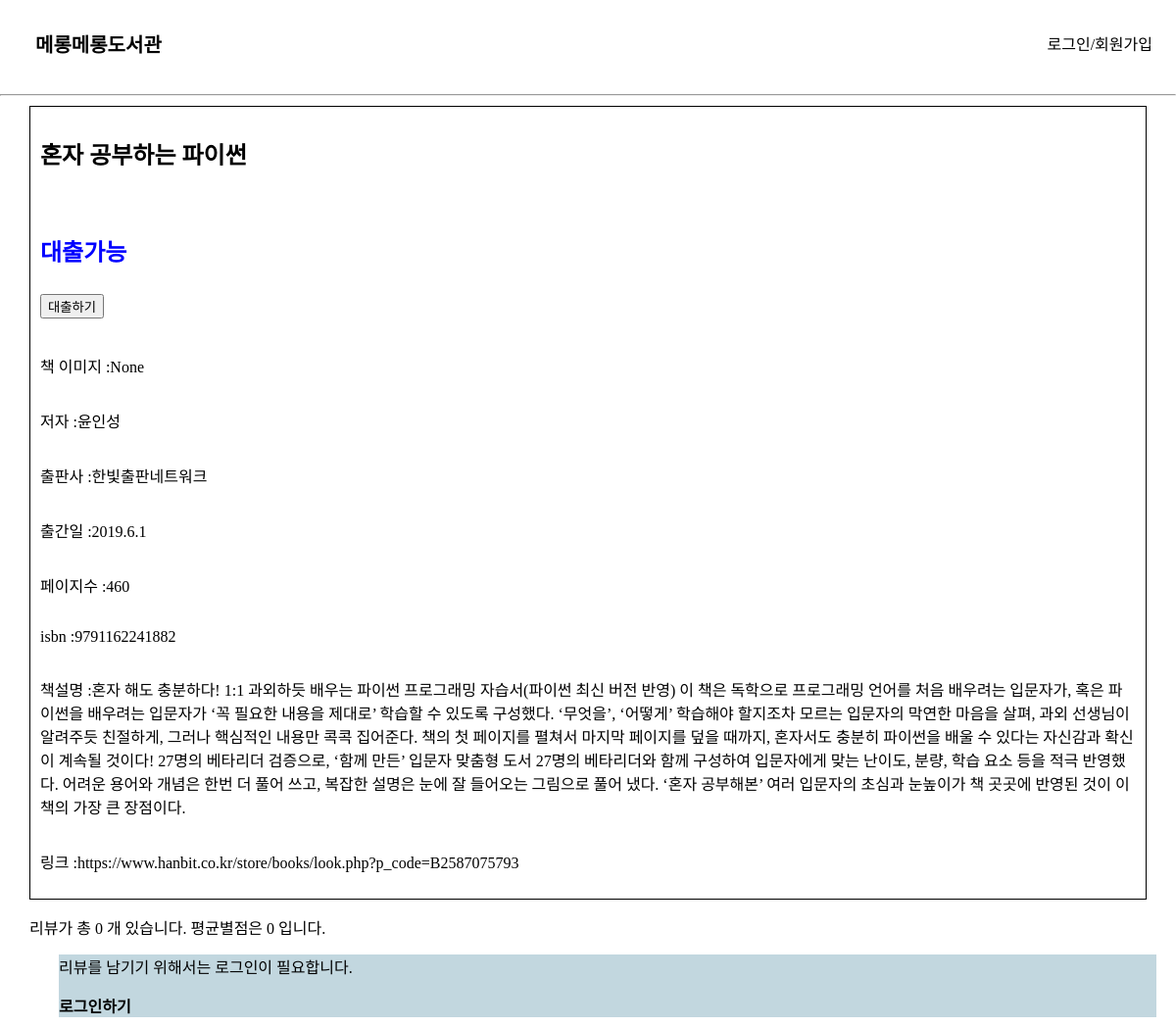
The page /book_info/27 on the database its author committed.
### elicelibrary/models.py (models this page shows, shortened)
class Book(db.Model):
    __tablename__     = 'Book'
    id                = db.Column(db.Integer, primary_key=True, nullable=False, autoincrement=True, unique=True)
    title             = db.Column(db.String(45), nullable=False)
    author            = db.Column(db.String(45))
    publisher         = db.Column(db.String(45))
    publication_date  = db.Column(db.String(45))
    pages             = db.Column(db.Integer)
    isbn              = db.Column(db.String(45))
    registered_date   = db.Column(db.DateTime, default=datetime.utcnow)
    description       = db.Column(db.Text())    # 길이를 정할 수 없는 문자열은 Text를 쓰면 됨
    book_link         = db.Column(db.String(255))
    book_status       = db.Column(db.String(45))   # "1" :대출가능, "0" : 대출중 , "999" : 폐기    -> 선택형 변수에 적합한 데이터타입이 있을까?
    book_img          = db.Column(db.String(45))    # 책 표지만 바뀐 경우, 또는 책이 다르지만 같은 표지를 쓰는 경우가 있기 때문에 이미지 스토리지에서 같은 이미지의 반복을 막기 위해 별도의 책 이미지 식별 용 변수를 넣음
    at_user           = db.Column(db.String(45), default=None)

### elicelibrary/views/book_api.py (the view)
@book.route('/book_info/<int:book_id>', methods=["GET"])
def book_detail(book_id):
    book_info = Book.query.filter(Book.id == book_id).first()
    book_review = Review.query.filter(Review.isbn == book_info.isbn).all()
    rating_sum, rating_avg = 0, 0
    if book_review :
        for review in book_review:
            rating_sum += review.rating
        rating_avg = round(rating_sum / len(book_review), 1)
    return render_template("book_detail.html", book = book_info, review_list = book_review, rating_avg = rating_avg, review_cnt = len(book_review))

### elicelibrary/templates/book_detail.html (shortened to what this page needs)
{% extends 'base.html' %}
{% block content %}
<div class="book-detail-info-container">
<h2> {{ book.title }}</h2>
<h2>
    {% if book.book_status == "1" %}
    <p style="color: blue;">대출가능</p>
    <form action="{{ url_for('book.checkout', book_id=book.id) }}" method="post">
        <input class='checkout-btn' type="submit" value="대출하기">
    </form>
    {% else %}
    <p style="color: red;">대출불가</p>
    {% endif %}
</h2>
<p> 책 이미지 :{{ book.book_img }}</p>
<p> 저자 :{{ book.author }}</p>
<p> 출판사 :{{ book.publisher }}</p>
<p> 출간일 :{{ book.publication_date }}</p>
<p> 페이지수 :{{ book.pages }}</p>
<p> isbn :{{ book.isbn }}</p>
<p> 책설명 :{{ book.description }}</p>
<p> 링크 :{{ book.book_link }}</p>
</div>
<div class="review-container">
    <p>리뷰가 총 {{ review_cnt }} 개 있습니다. 평균별점은 {{ rating_avg }} 입니다. </p>
{% if session['login_id'] %}
<h3>리뷰 작성</h3>
<form action="{{ url_for('book.write_review', book_id=book.id) }}" method="post">
    <select name="star">
        <option value="1">1점</option>
        <option value="2">2점</option>
        <option value="3">3점</option>
        <option value="4">4점</option>
        <option value="5">5점</option>
    </select>
    <div class="form-group">
        <label for="review">리뷰</label>
        <input class="form-control" name="review" id="review" placeholder="리뷰를 작성해주세요."></input>
    </div>
    <input class="btn btn-primary" type="submit" value="리뷰 올리기">
</form>
{% else %}
<div class="login-for-review">
<p>리뷰를 남기기 위해서는 로그인이 필요합니다.</p>
<a href="{{ url_for('user.login')}}" style="font-weight: bold;">로그인하기</a>
</div>
</div>
{% endif %}
{% endblock %}

### elicelibrary/static/style.css (style rules this page uses)
:root { --text-color: black; --background-color: white; --accent-color: grey; }
body { margin: 0; }
a { text-decoration: none; color: var(--text-color); }
.review-container { margin: 10px 10px 10px 30px; flex-wrap: wrap; flex-direction: column; }
.book-detail-info-container { margin: 10px 30px 10px 30px; padding: 10px; display: flex; flex-wrap: wrap; flex-direction: column; border: 1px solid black; }
.login-for-review { margin: 10px 10px 10px 30px; background-color: rgb(194, 215, 223); }

### rows shown on the page
Book: title "혼자 공부하는 파이썬", book_img "None", author "윤인성", publisher "한빛출판네트워크", publication_date "2019.6.1", pages "460", isbn "9791162241882", description "혼자 해도 충분하다! 1:1 과외하듯 배우는 파이썬 프로그래밍 자습서(파이썬 최신 버전 반영) 이 책은 독학으로 프로그래밍 언어를 처음 배우려는 입문자가, 혹은 파이썬을 배우려는 입문자가 ‘꼭 필요한 내용을 제대로’ 학습할 수 있도록 구성했다. ‘무엇을’, ‘어떻게’ 학습해야 할지조차 모르는 입문자의 막연한 마음을 살펴, 과외 선생님이 알려주듯 친절하게, 그러나 핵심적인 내용만 콕콕 집어준다. 책의 첫 페이지를 펼쳐서 마지막 페이지를 덮을 때까지, 혼자서도 충분히 파이썬을 배울 수 있다는 자신감과 확신이 계속될 것이다! 27명의 베타리더 검증으로, ‘함께 만든’ 입문자 맞춤형 도서 27명의 베타리더와 함께 구성하여 입문자에게 맞는 난이도, 분량, 학습 요소 등을 적극 반영했다. 어려운 용어와 개념은 한번 더 풀어 쓰고, 복잡한 설명은 눈에 잘 들어오는 그림으로 풀어 냈다. ‘혼자 공부해본’ 여러 입문자의 초심과 눈높이가 책 곳곳에 반영된 것이 이 책의 가장 큰 장점이다.", book_link "https://www.hanbit.co.kr/store/books/look.php?p_code=B2587075793"

### other values the page prints
{{ review_cnt }} "0"
{{ rating_avg }} "0"
